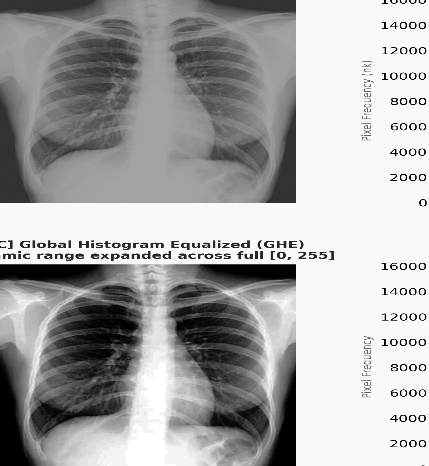
%> input picture Experiment_07/Inputs/images/Xray.jpg, 429 x 466 px
$ octave --eval "result = task_7_1;"   (GNU Octave 9; MATLAB toolbox functions it lacks are replaced by stand-ins)
%> lines starting %> are read from the running program, lines starting %| are printed output that depends on the picture
%% ==============================================================================
%% EXPERIMENT 07 - TASK 7.1: HIGH-BOOST SWEEP & CLIPPING ANALYSIS (MATLAB)
%% Evaluates underflow/overflow clipping, Shannon entropy, and gradient magnitude
%% across boost factors k in [0.5, 1.0, 1.8, 3.0] on a clinical radiograph.
%% Course: Medical Image Processing | Riphah International University
%% Faculty: Engr. Rana Talha Khalid
%% ==============================================================================

function metrics = task_7_1()
    fprintf('==============================================================================\n');
    fprintf('EXPERIMENT 07 - TASK 7.1: HIGH-BOOST SWEEP & CLIPPING ANALYSIS (MATLAB)\n');
    fprintf('==============================================================================\n');

    % Setup paths
    script_dir = fileparts(mfilename('fullpath'));
    exp_dir = fullfile(script_dir, '..');
    img_path = fullfile(exp_dir, 'Inputs', 'images', 'Xray.jpg');
    if ~exist(img_path, 'file')
        img_path = fullfile(exp_dir, '..', '..', 'images', 'Xray.jpg');
    end

    out_mat_dir = fullfile(exp_dir, 'Outputs', 'MATLAB');
    fig_dir = fullfile(exp_dir, 'Figures');
    tab_dir = fullfile(exp_dir, 'Tables');
    if ~exist(out_mat_dir, 'dir'); mkdir(out_mat_dir); end
    if ~exist(fig_dir, 'dir'); mkdir(fig_dir); end
    if ~exist(tab_dir, 'dir'); mkdir(tab_dir); end

    % 1. Load Image
    img = imread(img_path);
%> img is the input picture: size 466x429 uint8; min 0, max 255, mean 168.1
    if size(img, 3) == 3; img = rgb2gray(img); end
    [H, W] = size(img);
%> H = 466; W = 429
    total_pixels = H * W;
%> total_pixels = 199914
    imgD = double(img);

    % 2. Extract High-Frequency Mask (sigma = 1.5, FilterSize = 5)
    blurred = imgaussfilt(imgD, 1.5, 'FilterSize', 5);
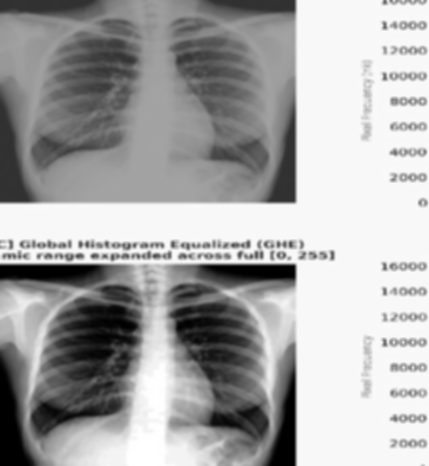
%> blurred: size 466x429 double; min 0, max 255, mean 168.1; mean of the top-left, top-right, bottom-left and bottom-right quarters 141.2, 201, 136.2, 193.7
    g_mask = imgD - blurred;
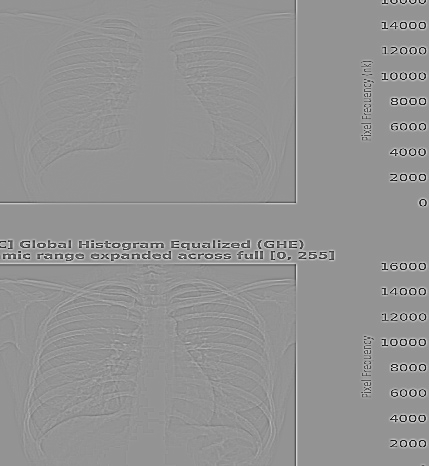
%> g_mask: size 466x429 double; min -202.9, max 147, mean 0; drawn with min black and max white

    [Gx, Gy] = gradient(imgD);
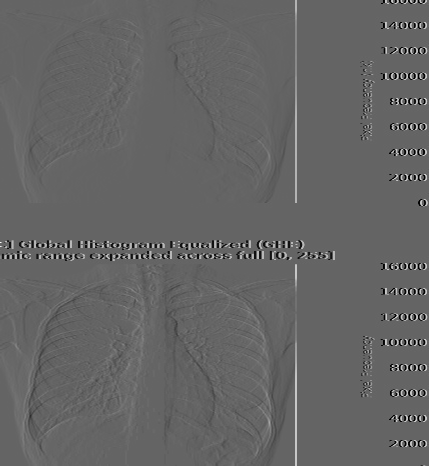
%> Gx: size 466x429 double; min -127, max 194, mean 0.4; drawn with min black and max white
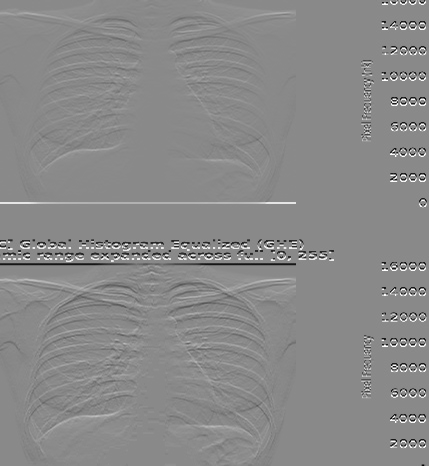
%> Gy: size 466x429 double; min -149, max 127, mean 0.1; drawn with min black and max white
    baseGrad = mean(hypot(Gx, Gy), 'all');
%> baseGrad = 8.98
    baseEntropy = entropy(img);
%> baseEntropy = 6.07

    k_vals = [0.5, 1.0, 1.8, 3.0];
    metrics = cell(length(k_vals), 8);
    sharpened_images = cell(length(k_vals), 1);

    fprintf('\n%-6s | %-12s | %-16s | %-12s | %-12s | %-14s | %-12s\n', ...
            'k', 'Mean Grad', 'Grad Boost (%)', 'Clip 0 (%)', 'Sat 255 (%)', 'Total Clip (%)', 'Entropy (b)');
    fprintf('--------------------------------------------------------------------------------------------------\n');

    for i = 1:length(k_vals)
        k = k_vals(i);
        raw_sharp = imgD + k * g_mask;
        clip_0 = sum(raw_sharp(:) < 0.0);
        sat_255 = sum(raw_sharp(:) > 255.0);
        total_clip = clip_0 + sat_255;

        pct_clip_0 = (clip_0 / total_pixels) * 100.0;
        pct_sat_255 = (sat_255 / total_pixels) * 100.0;
        pct_total_clip = (total_clip / total_pixels) * 100.0;

        sharp_u8 = uint8(min(max(raw_sharp, 0), 255));
        sharpened_images{i} = sharp_u8;
        imwrite(sharp_u8, fullfile(out_mat_dir, sprintf('exp07_task_7_1_sharp_k_%.1f_m.png', k)));

        [gx, gy] = gradient(raw_sharp);
        mg = mean(hypot(gx, gy), 'all');
        grad_boost = ((mg - baseGrad) / baseGrad) * 100.0;
        ent = entropy(sharp_u8);

        metrics{i, 1} = k;
        metrics{i, 2} = mg;
        metrics{i, 3} = grad_boost;
        metrics{i, 4} = pct_clip_0;
        metrics{i, 5} = pct_sat_255;
        metrics{i, 6} = pct_total_clip;
        metrics{i, 7} = ent;
        metrics{i, 8} = 'Acceptable';
        if k == 1.0; metrics{i, 8} = 'OPTIMAL (Good to Go)';
        elseif k > 2.0; metrics{i, 8} = 'CONTRAINDICATED'; end

        fprintf('k=%3.1f | %-12.2f | %+15.2f%% | %-12.3f | %-12.3f | %-14.3f | %-12.3f\n', ...
                k, mg, grad_boost, pct_clip_0, pct_sat_255, pct_total_clip, ent);
    end
%> this loop made 4 passes
%> (clip_0, sat_255, total_clip, pct_clip_0, pct_sat_255, pct_total_clip, mg, grad_boost) on passes 1 to 4: (5258, 11460, 16718, 2.63, 5.73, 8.36, 12.17, 35.44), (6779, 13428, 20207, 3.39, 6.72, 10.11, 15.52, 72.73), (8357, 14684, 23041, 4.18, 7.35, 11.53, 21.01, 133.8), (10011, 16261, 26272, 5.01, 8.13, 13.14, 29.39, 227.2)
%| k=0.5 | 12.17        |          +35.44% | 2.630        | 5.732        | 8.363          | 6.023
%| k=1.0 | 15.52        |          +72.73% | 3.391        | 6.717        | 10.108         | 5.945
%| k=1.8 | 21.01        |         +133.80% | 4.180        | 7.345        | 11.525         | 5.893
%| k=3.0 | 29.39        |         +227.17% | 5.008        | 8.134        | 13.142         | 5.850
%> pass 1, in task_7_1, `raw_sharp = imgD + k * g_mask;`:
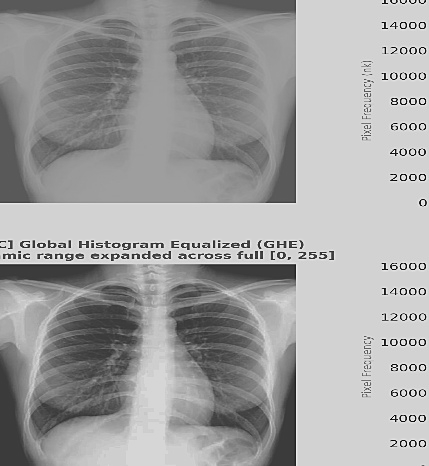
%> raw_sharp: size 466x429 double; min -98.35, max 322.5, mean 168.1; drawn with min black and max white
%> after the loop, metrics = 32 items; sharpened_images = 4 items

    % Export CSV
    k_col = [metrics{:, 1}]';
%> k_col = [0.5; 1; 1.8; 3]
    mg_col = [metrics{:, 2}]';
%> mg_col = [12.17; 15.52; 21.01; 29.39]
    boost_col = [metrics{:, 3}]';
%> boost_col = [35.44; 72.73; 133.8; 227.2]
    clip0_col = [metrics{:, 4}]';
%> clip0_col = [2.63; 3.39; 4.18; 5.01]
    sat255_col = [metrics{:, 5}]';
%> sat255_col = [5.73; 6.72; 7.35; 8.13]
    totclip_col = [metrics{:, 6}]';
%> totclip_col = [8.36; 10.11; 11.53; 13.14]
    ent_col = [metrics{:, 7}]';
%> ent_col = [6.02; 5.95; 5.89; 5.85]
    verdict_col = metrics(:, 8);
%> verdict_col = {'Acceptable', 'OPTIMAL (Good to Go)', 'Acceptable', 'CONTRAINDICATED'}

    T = table(k_col, mg_col, boost_col, clip0_col, sat255_col, totclip_col, ent_col, verdict_col, ...
              'VariableNames', {'Boost_k', 'Mean_Gradient', 'Grad_Boost_Pct', 'Clip_0_Pct', 'Sat_255_Pct', 'Total_Clip_Pct', 'Entropy_Bits', 'Clinical_Verdict'});
%> T = 4 items; Boost_k, Mean_Gradient, Grad_Boost_Pct, Clip_0_Pct and Sat_255_Pct: 0.5 12.17 35.44 2.63 5.73, 1 15.52 72.73 3.39 6.72, 1.8 21.01 133.8 4.18 7.35, 3 29.39 227.2 5.01 8.13
    writetable(T, fullfile(tab_dir, 'exp07_task_7_1_clipping_metrics_matlab.csv'));

    % Multi-panel Figure
    fig = figure('Visible', 'off', 'Color', 'white', 'Position', [100, 100, 1500, 950]);

    subplot(2, 3, 1);
    imshow(img);
    title({'(a) Original Radiograph', sprintf('Grad: %.2f | Entropy: %.2f b/px', baseGrad, baseEntropy)}, ...
          'FontSize', 10.5, 'FontWeight', 'bold', 'Color', [0.12, 0.23, 0.54]);

    subplot(2, 3, 2);
    imshow(sharpened_images{1});
    title({'(b) Mild Boost (k=0.5)', sprintf('Boost: %+.1f%% | Clip: %.2f%%', metrics{1,3}, metrics{1,6})}, ...
          'FontSize', 10.5, 'FontWeight', 'bold', 'Color', [0, 0.52, 0.78]);

    subplot(2, 3, 3);
    imshow(sharpened_images{2});
    title({'(c) Unsharp Masking (k=1.0) [OPTIMUM]', sprintf('Boost: %+.1f%% | Clip: %.2f%%', metrics{2,3}, metrics{2,6})}, ...
          'FontSize', 10.5, 'FontWeight', 'bold', 'Color', [0.08, 0.50, 0.24]);

    subplot(2, 3, 4);
    imshow(sharpened_images{3});
    title({'(d) High-Boost (k=1.8)', sprintf('Boost: %+.1f%% | Clip: %.2f%%', metrics{3,3}, metrics{3,6})}, ...
          'FontSize', 10.5, 'FontWeight', 'bold', 'Color', [0.96, 0.62, 0.04]);

    subplot(2, 3, 5);
    imshow(sharpened_images{4});
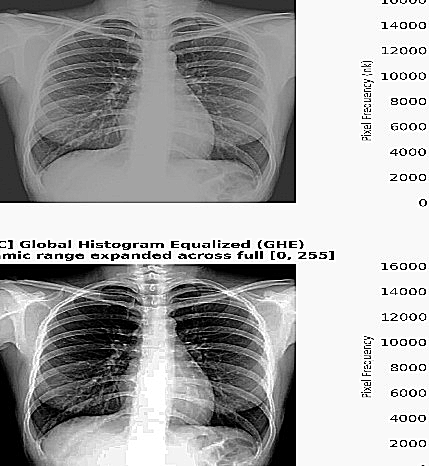
%> displayed picture: size 466x429, on the screen's scale of 0 to 255; min 0, max 255, mean 167.4
    title({'(e) Over-Boosted (k=3.0) [HAZARD]', sprintf('Boost: %+.1f%% | Clip: %.2f%%', metrics{4,3}, metrics{4,6})}, ...
          'FontSize', 10.5, 'FontWeight', 'bold', 'Color', [0.86, 0.15, 0.15]);

    subplot(2, 3, 6);
    yyaxis left;
    plot(k_col, boost_col, 'b-o', 'LineWidth', 2.0);
    ylabel('Gradient Boost (%)', 'FontWeight', 'bold');
    yyaxis right;
    plot(k_col, totclip_col, 'r--s', 'LineWidth', 2.0);
    ylabel('Total Pixels Clipped (%)', 'FontWeight', 'bold');
    xlabel('Boost Factor k', 'FontWeight', 'bold');
    title('(f) Gradient Boost vs Saturation Clipping', 'FontSize', 10.5, 'FontWeight', 'bold', 'Color', [0.12, 0.23, 0.54]);
    grid on;

    sgtitle('Experiment 07 - Task 7.1: High-Boost Factor Sweep & Dynamic Range Clipping Analysis (MATLAB)', ...
            'FontSize', 13, 'FontWeight', 'bold', 'Color', [0.06, 0.09, 0.16]);
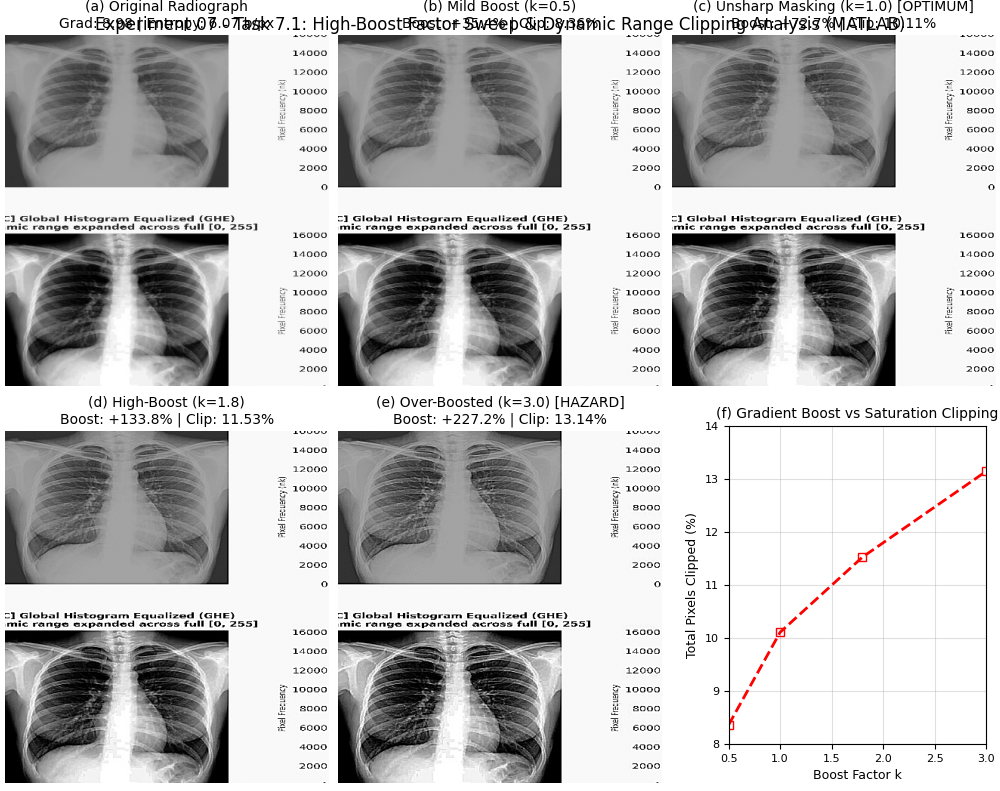
%> figure redrawn from the program's plot data, 6 panels
%> `result = task_7_1;`: result = 32 items

    fig_path = fullfile(fig_dir, 'exp07_task_7_1_clipping_sweep_m.png');
    saveas(fig, fig_path);
    close(fig);
    fprintf('[SUCCESS] Figure saved at: %s\n', fig_path);
end

$ run again, with Experiment_07/Inputs/images/CT.jpg copied over Experiment_07/Inputs/images/Xray.jpg
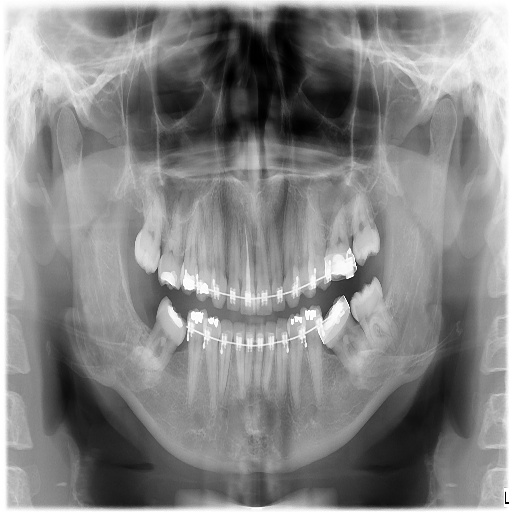
%> input picture Experiment_07/Inputs/images/CT.jpg, 512 x 512 px
%> in task_7_1, img is the input picture: size 512x512 uint8; min 0, max 255, mean 134.8
%> in task_7_1, `[Gx, Gy] = gradient(imgD);`:
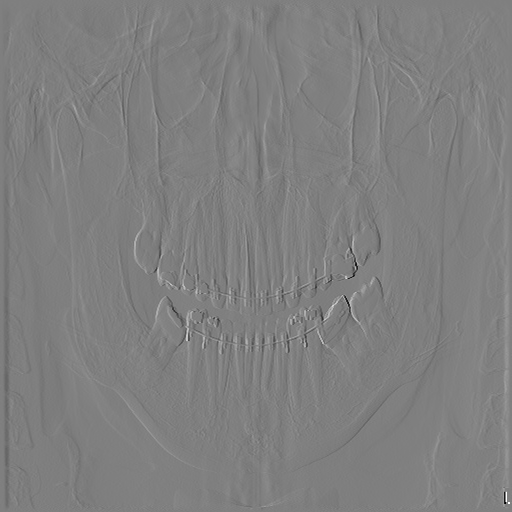
%> Gx: size 512x512 double; min -127.5, max 127.5, mean 0; drawn with min black and max white
%> baseGrad = 5.32
%> baseEntropy = 7.74
%> the loop in task_7_1, `for i = 1:length(k_vals)` made 4 passes
%> (clip_0, sat_255, total_clip, pct_clip_0, pct_sat_255, pct_total_clip, mg, grad_boost) on passes 1 to 4: (176, 3266, 3442, 0.0671, 1.25, 1.31, 6.5, 22.25), (300, 4415, 4715, 0.114, 1.68, 1.8, 7.8, 46.64), (577, 5695, 6272, 0.22, 2.17, 2.39, 10, 88.02), (1178, 7412, 8590, 0.449, 2.83, 3.28, 13.44, 152.8)
%> (printed output is left out)
%> after the loop in task_7_1, `for i = 1:length(k_vals)`: metrics = 32 items; sharpened_images = 4 items
%> k_col = [0.5; 1; 1.8; 3]
%> mg_col = [6.5; 7.8; 10; 13.44]
%> boost_col = [22.25; 46.64; 88.02; 152.8]
%> clip0_col = [0.0671; 0.114; 0.22; 0.449]
%> sat255_col = [1.25; 1.68; 2.17; 2.83]
%> totclip_col = [1.31; 1.8; 2.39; 3.28]
%> ent_col = [7.73; 7.73; 7.74; 7.74]
%> verdict_col = {'Acceptable', 'OPTIMAL (Good to Go)', 'Acceptable', 'CONTRAINDICATED'}
%> T = 4 items; Boost_k, Mean_Gradient, Grad_Boost_Pct, Clip_0_Pct and Sat_255_Pct: 0.5 6.5 22.25 0.0671 1.25, 1 7.8 46.64 0.114 1.68, 1.8 10 88.02 0.22 2.17, 3 13.44 152.8 0.449 2.83
%> in task_7_1, `imshow(sharpened_images{4});`:
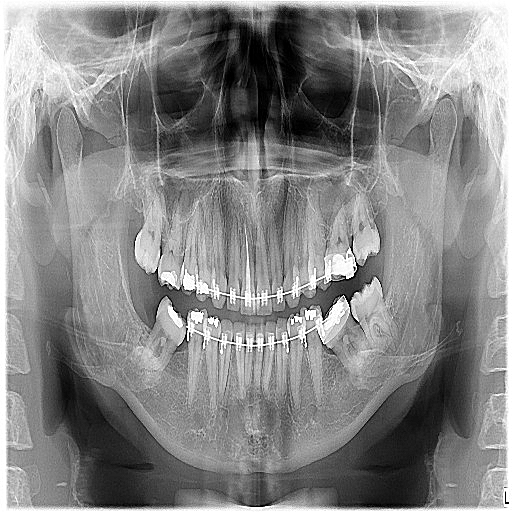
%> displayed picture: size 512x512, on the screen's scale of 0 to 255; min 0, max 255, mean 134.4
%> result = 32 items
